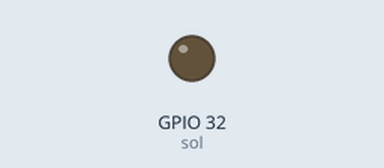
The sketch below on a simulated ESP32. Shown: output pins drawn as LEDs (lit = HIGH).

Above: at 1.1 s.
Timing chart, 0 to 2.6 s (numbered marks = the images above):
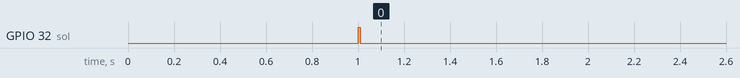

The sketch:

Kicker.ino
```cpp
const int sol = 32;

void setup() {
  pinMode(sol, OUTPUT);
  delay(1000);
  digitalWrite(sol, HIGH);
  delay(10);
  digitalWrite(sol, LOW);
}

void loop() {
}
```
